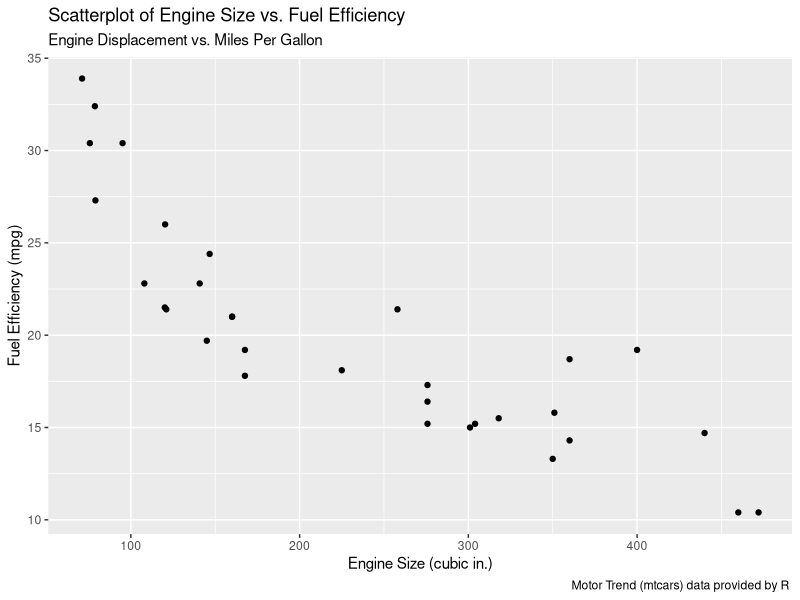
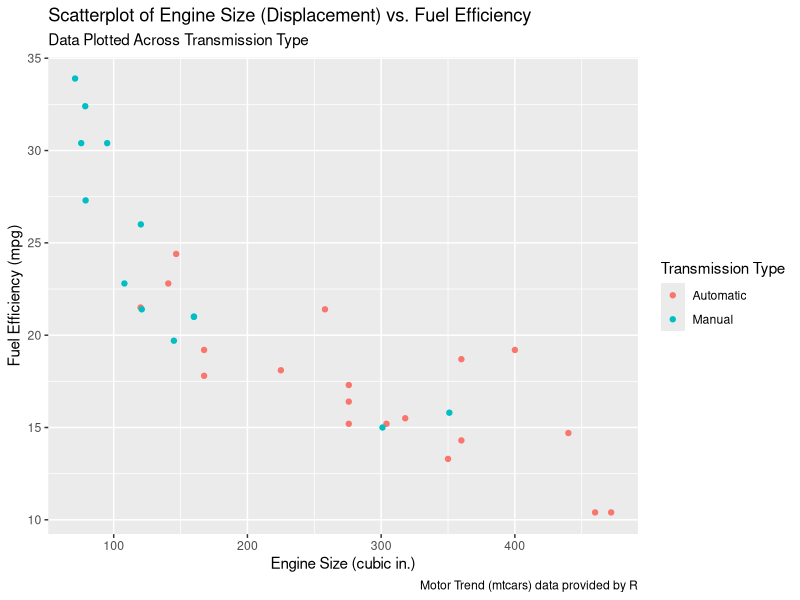
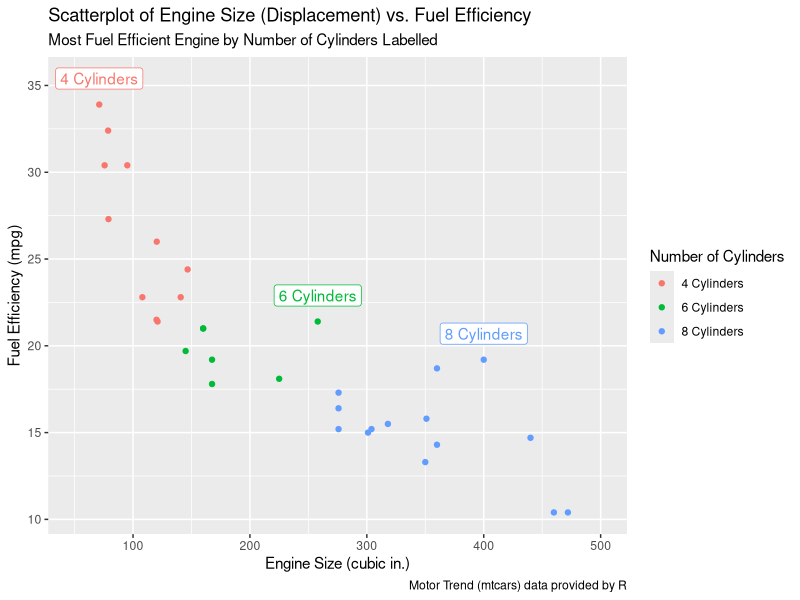
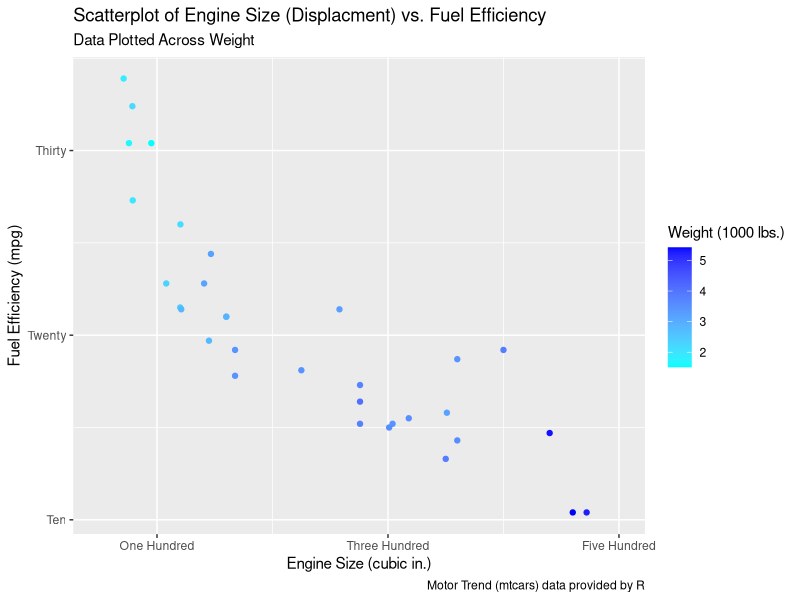
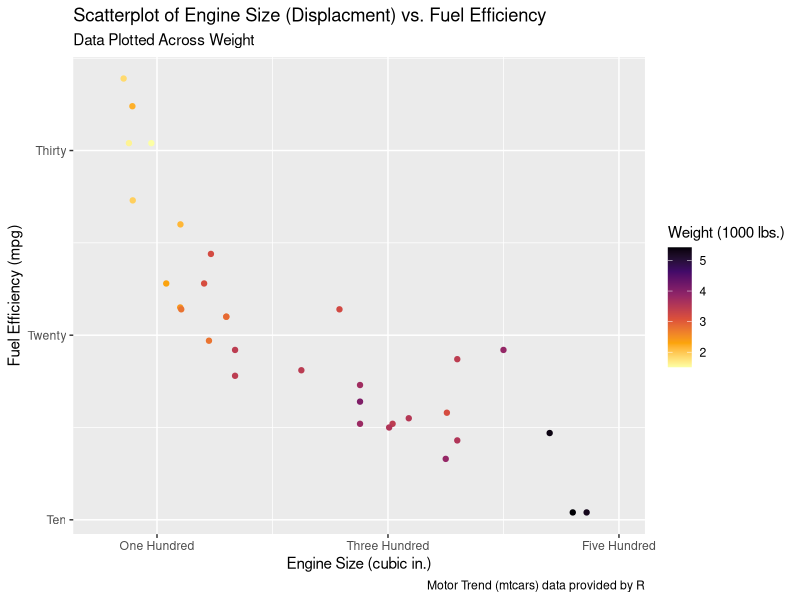
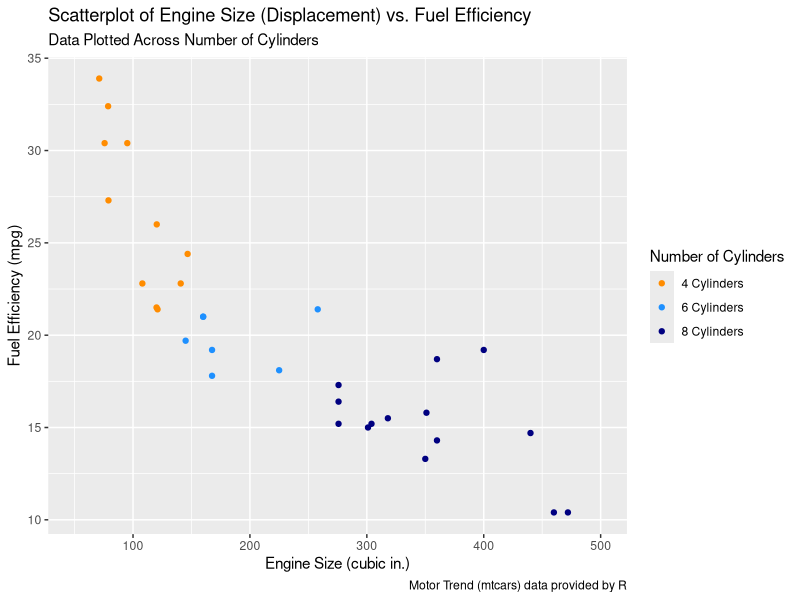
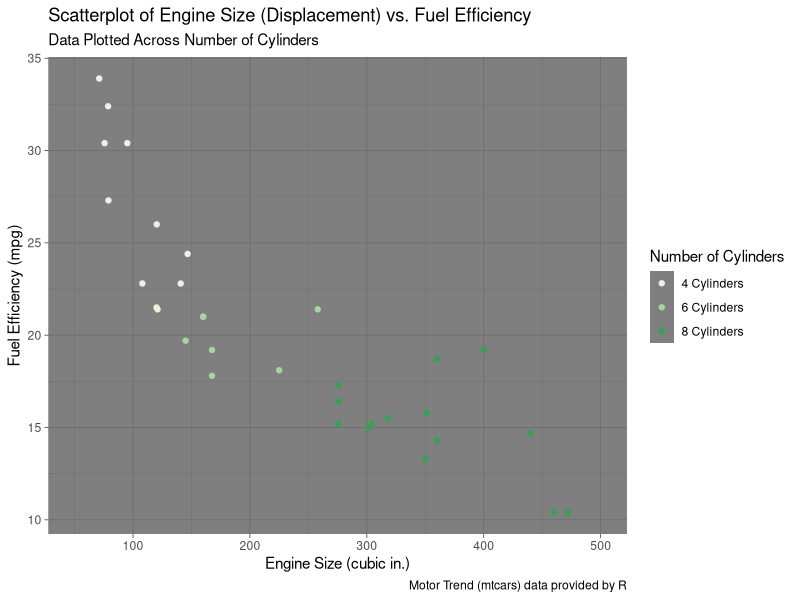
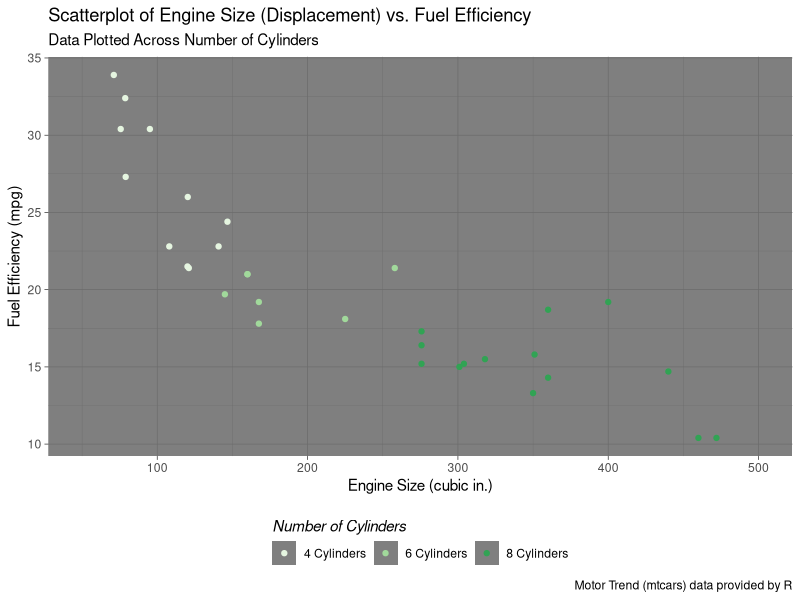

Generate these figures, in order, with R:
## ---- chunk 1
knitr::opts_chunk$set(collapse = TRUE)
library(tidyverse)
mtcars <- mtcars %>% 
  mutate(am = factor(am, labels = c('Automatic', 'Manual')))
mtcars <- mtcars %>% 
  mutate(cyl = factor(cyl, labels = c("4 Cylinders", "6 Cylinders", "8 Cylinders")))
## ---- chunk 2
ggplot(data = mtcars, mapping = aes(x = disp, y = mpg)) +
  geom_point() +
  labs(title = "Scatterplot of Engine Size vs. Fuel Efficiency",
       subtitle = "Engine Displacement vs. Miles Per Gallon",
       x = "Engine Size (cubic in.)",
       y = "Fuel Efficiency (mpg)",
       caption = "Motor Trend (mtcars) data provided by R ")

ggplot(data = mtcars, mapping = aes(x = disp, y = mpg, color = am)) +
  geom_point() +
  labs(title = "Scatterplot of Engine Size (Displacement) vs. Fuel Efficiency",
       subtitle = "Data Plotted Across Transmission Type",
       x = "Engine Size (cubic in.)",
       y = "Fuel Efficiency (mpg)",
       color = "Transmission Type",
       caption = "Motor Trend (mtcars) data provided by R")
## ---- chunk 3
mileage_by_cylinders <- mtcars %>% 
  group_by(cyl) %>% 
  filter(row_number(desc(mpg))==1)

ggplot(data = mtcars, mapping = aes(x = disp, y = mpg, color = cyl)) +
  geom_point() +
  geom_label(data = mileage_by_cylinders, mapping = aes(label = cyl, color = cyl), nudge_y = 1.5, show.legend = FALSE) +
  scale_x_continuous(limits = c(50, 500)) +
  labs(title = "Scatterplot of Engine Size (Displacement) vs. Fuel Efficiency",
       subtitle = "Most Fuel Efficient Engine by Number of Cylinders Labelled",
       x = "Engine Size (cubic in.)",
       y = "Fuel Efficiency (mpg)",
       color = "Number of Cylinders",
       caption = "Motor Trend (mtcars) data provided by R")
## ---- chunk 4
ggplot(data = mtcars, mapping = aes(x = disp, y = mpg, color = wt)) +
  geom_point() +
  scale_x_continuous(limits = c(50, 500), breaks = c(100, 300, 500), labels = c("One Hundred", "Three Hundred", "Five Hundred")) +
  scale_y_continuous(breaks = c(10, 20, 30), labels = c("Ten", "Twenty", "Thirty")) +
  scale_color_gradient(low = "#00FFFF", high = "#0000FF") + 
  labs(title = "Scatterplot of Engine Size (Displacment) vs. Fuel Efficiency",
       subtitle = "Data Plotted Across Weight",
       x = "Engine Size (cubic in.)",
       y = "Fuel Efficiency (mpg)",
       color = "Weight (1000 lbs.)",
       caption = "Motor Trend (mtcars) data provided by R") 

ggplot(data = mtcars, mapping = aes(x = disp, y = mpg, color = wt)) +
  geom_point() +
  scale_x_continuous(limits = c(50, 500), breaks = c(100, 300, 500), labels = c("One Hundred", "Three Hundred", "Five Hundred")) +
  scale_y_continuous(breaks = c(10, 20, 30), labels = c("Ten", "Twenty", "Thirty")) +
  scale_color_viridis_c(option = "B", direction = -1) + 
  labs(title = "Scatterplot of Engine Size (Displacment) vs. Fuel Efficiency",
       subtitle = "Data Plotted Across Weight",
       x = "Engine Size (cubic in.)",
       y = "Fuel Efficiency (mpg)",
       color = "Weight (1000 lbs.)",
       caption = "Motor Trend (mtcars) data provided by R") 
## ---- chunk 5
ggplot(data = mtcars, mapping = aes(x = disp, y = mpg, color = cyl)) +
  geom_point() +
  scale_x_continuous(limits = c(50, 500)) +
  scale_color_manual(values = c("darkorange", "dodgerblue", "navyblue")) + 
  labs(title = "Scatterplot of Engine Size (Displacement) vs. Fuel Efficiency",
       subtitle = "Data Plotted Across Number of Cylinders",
       x = "Engine Size (cubic in.)",
       y = "Fuel Efficiency (mpg)",
       color = "Number of Cylinders",
       caption = "Motor Trend (mtcars) data provided by R")

ggplot(data = mtcars, mapping = aes(x = disp, y = mpg, color = cyl)) +
  geom_point() +
  scale_x_continuous(limits = c(50, 500)) +
  scale_color_brewer(palette = "Greens") +
  theme_dark() + 
  labs(title = "Scatterplot of Engine Size (Displacement) vs. Fuel Efficiency",
       subtitle = "Data Plotted Across Number of Cylinders",
       x = "Engine Size (cubic in.)",
       y = "Fuel Efficiency (mpg)",
       color = "Number of Cylinders",
       caption = "Motor Trend (mtcars) data provided by R")

ggplot(data = mtcars, mapping = aes(x = disp, y = mpg, color = cyl)) +
  geom_point() +
  scale_x_continuous(limits = c(50, 500)) +
  scale_color_brewer(palette = "Greens") +
  theme_dark() + 
  labs(title = "Scatterplot of Engine Size (Displacement) vs. Fuel Efficiency",
       subtitle = "Data Plotted Across Number of Cylinders",
       x = "Engine Size (cubic in.)",
       y = "Fuel Efficiency (mpg)",
       color = "Number of Cylinders",
       caption = "Motor Trend (mtcars) data provided by R") +
  theme(legend.position = "bottom") +
  guides(color = guide_legend(title.position = "top",
                              title.theme = element_text(face = "italic")))
## ---- chunk 6
ggplot(data = mtcars, mapping = aes(x = disp, y = mpg, color = cyl)) +
  geom_point() +
  scale_x_continuous(limits = c(50, 500)) +
  theme_bw() +
  scale_color_manual(values = c("darkorange", "dodgerblue", "navyblue")) + 
  labs(title = "Scatterplot of Engine Size (Displacement) vs. Fuel Efficiency",
       subtitle = "Data Plotted Across Number of Cylinders",
       x = "Engine Size (cubic in.)",
       y = "Fuel Efficiency (mpg)",
       color = "Number of Cylinders",
       caption = "Motor Trend (mtcars) data provided by R")

ggplot(data = mtcars, mapping = aes(x = disp, y = mpg, color = cyl)) +
  geom_point() +
  scale_x_continuous(limits = c(50, 500)) +
  theme_classic() +
  scale_color_manual(values = c("darkorange", "dodgerblue", "navyblue")) + 
  labs(title = "Scatterplot of Engine Size (Displacement) vs. Fuel Efficiency",
       subtitle = "Data Plotted Across Number of Cylinders",
       x = "Engine Size (cubic in.)",
       y = "Fuel Efficiency (mpg)",
       color = "Number of Cylinders",
       caption = "Motor Trend (mtcars) data provided by R")

ggplot(data = mtcars, mapping = aes(x = disp, y = mpg, color = cyl)) +
  geom_point() +
  scale_x_continuous(limits = c(50, 500)) +
  theme_minimal() +
  scale_color_manual(values = c("darkorange", "dodgerblue", "navyblue")) + 
  labs(title = "Scatterplot of Engine Size (Displacement) vs. Fuel Efficiency",
       subtitle = "Data Plotted Across Number of Cylinders",
       x = "Engine Size (cubic in.)",
       y = "Fuel Efficiency (mpg)",
       color = "Number of Cylinders",
       caption = "Motor Trend (mtcars) data provided by R")
